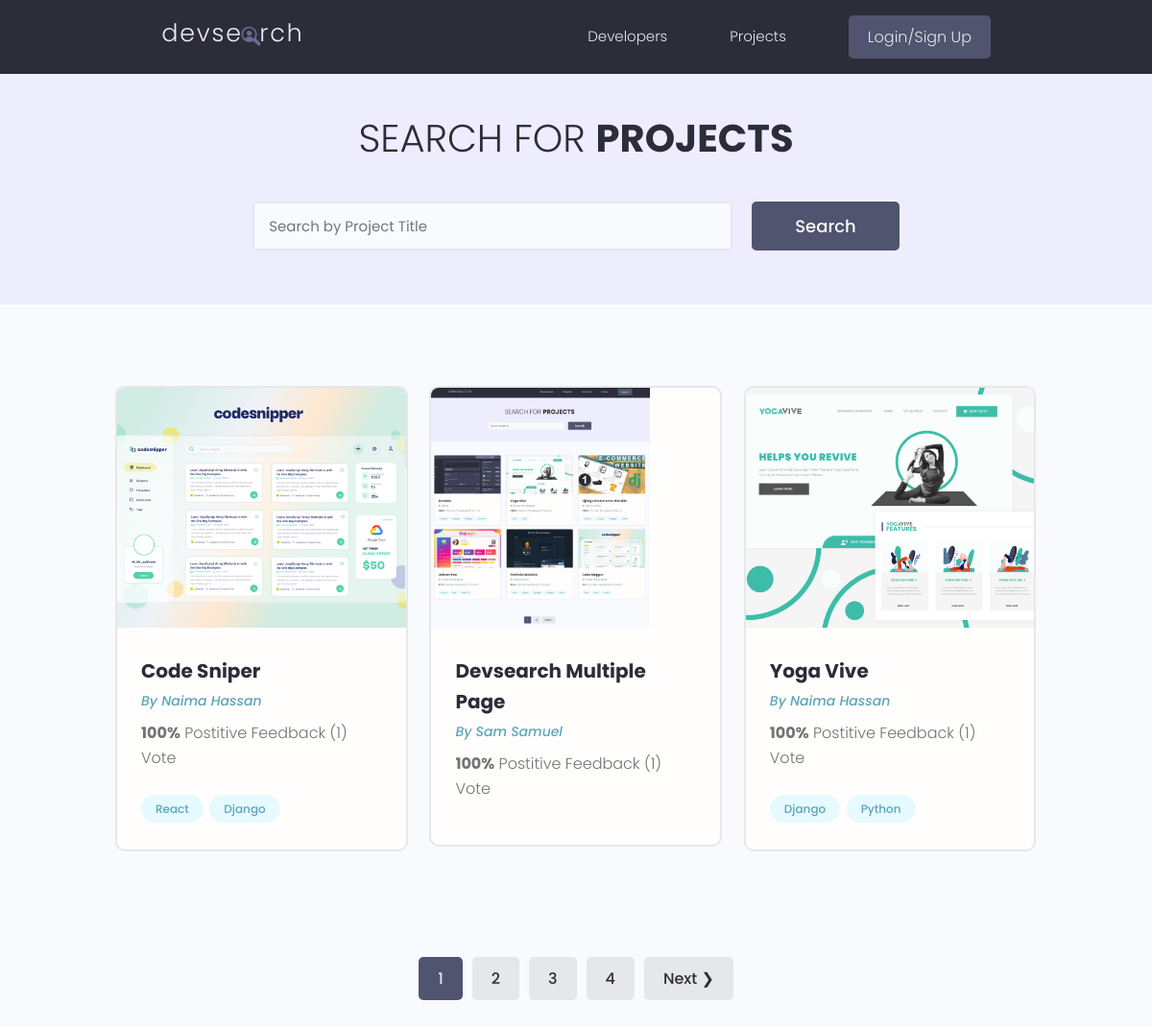
/projects/, run on the app's committed database.
### projects/models.py (models this page shows, shortened)
class Projects(models.Model):
  owner          = models.ForeignKey(Profile, null=True, blank=True, on_delete=models.SET_NULL)
  title          = models.CharField(max_length=200)
  description    = models.TextField(null=True, blank=True)
  featured_image = models.ImageField(null=True, blank=True, default="default.jpg")
  demo_link      = models.CharField(max_length=2000,null=True, blank=True)
  source_link    = models.CharField(max_length=2000,null=True, blank=True)
  tags           = models.ManyToManyField(Tag, blank=True)
  vote_total     = models.IntegerField(default=0,null=True, blank=True)
  vote_ratio     = models.IntegerField(default=0,null=True, blank=True)
  created_at     = models.DateTimeField(auto_now_add=True)
  id             = models.UUIDField(default = uuid.uuid4, unique=True, primary_key=True, editable=False)
  class Meta:
   ordering = ['-vote_ratio','-vote_total', 'title']

class Tag(models.Model):
  name = models.CharField(max_length=200)
  created_at = models.DateTimeField(auto_now_add=True)
  id = models.UUIDField(default = uuid.uuid4, unique=True, primary_key=True, editable=False)
  def __str__(self):
   return self.name

### users/models.py (models this page shows, shortened)
class Profile(models.Model):
   user = models.OneToOneField(User, on_delete = models.CASCADE, null=True, blank=True)
   name = models.CharField(max_length=200, null=True, blank=True)
   email = models.EmailField(max_length=500, blank=True,null=True)
   username = models.CharField(max_length=200, null=True, blank=True)
   location = models.CharField(max_length=200, null=True, blank=True)
   short_intro=models.CharField(max_length=200, null=True, blank=True)
   bio = models.TextField(null=True, blank=True)
   profile_image = models.ImageField(null=True, blank=True, upload_to='profiles/', default='profiles/user-default.png')
   social_github = models.CharField(max_length=200, null=True, blank=True)
   social_twitter = models.CharField(max_length=200, null=True, blank=True)
   social_linkedin = models.CharField(max_length=200, null=True, blank=True)
   social_youtube = models.CharField(max_length=200, null=True, blank=True)
   social_website = models.CharField(max_length=200, null=True, blank=True)
   created_at = models.DateTimeField(auto_now_add=True)
   id = models.UUIDField(default = uuid.uuid4, unique=True, primary_key=True, editable=False)

### projects/views.py (the view)
# urls.py: path('projects/', include('projects.urls')),
def projects(request):
  projects, search_query = searchProjects(request)
  custom_range, projects = paginateProjects(request, projects, 6)
  context = { 'projects': projects, 'search_query': search_query,  'custom_range': custom_range}
  return render(request,'projects/projects.html', context)

### projects/utils.py (called while the page is built)
def paginateProjects(request, projects, results):
   page = request.GET.get('page')
   results = 3
   paginator = Paginator(projects, results)
   try:
      projects = paginator.page(page)
   except PageNotAnInteger:
      page = 1
      projects = paginator.page(page)
   except EmptyPage:
      page = paginator.num_pages
      projects = paginator.page(page)
   leftIndex = (int(page) -4)
   if leftIndex < 1:
      leftIndex = 1
   rightIndex = (int(page) + 5)
   if rightIndex > paginator.num_pages:
      rightIndex = paginator.num_pages+1
   custom_range = range(leftIndex, rightIndex)
   return custom_range, projects

def searchProjects(request):
   search_query = ''
   if request.GET.get('search_query'):
        search_query = request.GET.get('search_query')
   tags = Tag.objects.filter(name__icontains=search_query)
   projects = Projects.objects.distinct().filter(
      Q(title__icontains=search_query)|
      Q(description__icontains=search_query)|
      Q(owner__name__icontains=search_query)|
      Q(tags__in=tags)
    )
   return projects, search_query

### projects/templates/projects/projects.html (shortened to what this page needs)
{% extends 'main.html' %}
{% block content %}
<main class="projects">
  <section class="hero-section text-center">
    <div class="container container--narrow">
      <div class="hero-section__box">
        <h2>Search for <span>Projects</span></h2>
      </div>
      <div class="hero-section__search">
        <form id="searchForm" class="form" action="{% url 'projects' %}" method="get">
          <div class="form__field">
            <input class="input input--text" id="formInput#search" type="text" name="search_query"
              placeholder="Search by Project Title" value="{{search_query}}" />
          </div>
          <input class="btn btn--sub btn--lg" type="submit" value="Search" />
        </form>
      </div>
    </div>
  </section>
  <section class="projectsList">
    <div class="container">
      <div class="grid grid--three">
        {% for project in projects %}
        <div class="column">
          <div class="card project">
            <a href="{% url 'project' project.id %}" class="project">
              <img class="project__thumbnail" src="{{project.featured_image.url}}" alt="project thumbnail" />
              <div class="card__body">
                <h3 class="project__title">{{ project.title }}</h3>
                <p><a class="project__author" href="{% url 'user-profile' project.owner.id %}" target="_blank">By
                    {{project.owner.name}}</a>
                </p>
                <p class="project--rating">
                  <span style="font-weight: bold;">{{ project.vote_ratio }}%</span> Postitive
                  Feedback ({{ project.vote_total }}) Vote{{ project.vote_total|pluralize:"s" }}
                </p>
                <div class="project__tags">
                  {% for tag in project.tags.all %}
                  <span class="tag tag--pill tag--main">
                    <small>{{tag}}</small>
                  </span>
                  {% endfor %}
                </div>
              </div>
            </a>
          </div>
        </div>
        {% endfor %}
      </div>
    </div>
  </section>
  {% include 'pagination.html' with queryset=projects custom_range=custom_range %}
</main>
{% endblock content %}

### static/styles/app.css (style rules this page uses)
:root { --color-sub: #2d2d39; }
.btn--sub { background-color: var(--color-sub-light); }
.card { border: 2px solid var(--color-light); }
img { width: 100%; }
.hero-section { height: 40vh; display: flex; align-items: center; background-color: var(--color-sub); }
.hero-section__box { margin-bottom: 4rem; }
.hero-section__box > h2, .hero-section__box > h2 > span { font-size: 4rem; color: var(--color-light); line-height: 1.3; text-transform: uppercase; }
.hero-section__box > h2 { font-weight: 300; }
.hero-section__box > h2 > span { font-weight: 700; }
.hero-section__search > .form { display: flex; align-items: center; justify-content: center; gap: 2rem; }
.hero-section__search > .form input.input--text { width: 50rem; }
.project__author { font-size: 1.4rem; font-style: italic; }
.project--rating { margin-bottom: 1.6em; margin-top: .5em; }
.projects > .hero-section { background: var(--color-sub-lighter); height: 30vh; }
.projects .hero-section__box { margin-bottom: 2.5rem; }
.projects .hero-section__box > h2 { color: var(--color-sub); }
.projects .hero-section__box > h2 > span { font-weight: 700; color: var(--color-sub); }
.projectsList { margin-top: 8rem; }
.project__thumbnail { height: 25rem; object-fit: cover; object-position: top center; }
.project__title { font-size: 2rem; font-weight: 700; color: var(--color-sub); }

### static/uikit/styles/modules/_variables.css (style rules this page uses)
:root { --color-main: #5aa5b9; --color-main-light: #e6faff; --color-sub: #3f4156; --color-sub-light: #51546e; --color-sub-lighter: #ededfd; --color-text: #737373; --color-gray: #8b8b8b; --color-light: #e5e7eb; --color-light-gray: #767676; --color-bg: #f8fafd; --color-white: #fffefd; --color-white-light: #f3f3f3; --color-success: #359e64; --color-success-bg: #def8e8; --color-error: #fc4b0b; --color-error-bg: #fff2ee; --font-base: 'Poppins', arial, helvetica, 'Segoe UI', roboto, ubuntu, sans-serif; --font-monospace: 'Fira Code', 'Courier New', courier, monospace; --font-regular: 300; --font-medium: 500; --font-bold: 700; --generic-shadow: 1px 1px 5px #00000010; --generic-transition: all 0.3s ease-in-out; }

### static/uikit/styles/modules/_base.css (style rules this page uses)
* { margin: 0; padding: 0; box-sizing: border-box; text-rendering: optimizeLegibility; color: inherit; font-size: inherit; }
html { font-size: 50%; }
@media only screen and (min-width: 480px) { html { font-size: 56.25%; } }
@media only screen and (min-width: 1200px) { html { font-size: 62.5%; } }
body { line-height: 1.6; font-weight: 400; font-size: 1.5rem; color: var(--color-text); background-color: var(--color-bg); min-height: 100vh; }

### static/uikit/styles/modules/_typography.css (style rules this page uses)
* { font-family: var(--font-base); }
h2 { font-size: 3.6rem; font-weight: var(--font-bold); }
h3 { font-size: 3.2rem; font-weight: var(--font-medium); }
p, span, strong { font-size: 1.6rem; color: var(--color-text); font-weight: var(--font-regular); }
a { padding-bottom: 2px; text-decoration: none; display: inline-block; color: var(--color-main); font-weight: var(--font-medium); }

### static/uikit/styles/modules/_utilities.css (style rules this page uses)
.container { width: 92%; max-width: 165rem; margin: 0 auto; box-sizing: border-box; }
.container--narrow { width: 92%; max-width: 120rem; }
@media screen and (min-width: 1000px) { .container { width: 90%; } }
@media screen and (min-width: 1000px) { .container--narrow { width: 85%; } }
@media screen and (min-width: 1200px) { .container { width: 80%; } }
@media screen and (min-width: 1200px) { .container--narrow { width: 72%; } }
.text-center { text-align: center; }

### static/uikit/styles/modules/_button.css (style rules this page uses)
.btn { display: inline-block; position: relative; cursor: pointer; background-color: var(--color-light); font-weight: var(--font-medium); color: var(--color-sub); text-decoration: none; padding: 1rem 2rem; border-radius: 0.5rem; border: none; width: -webkit-fit-content; width: -moz-fit-content; width: fit-content; height: -webkit-fit-content; height: -moz-fit-content; height: fit-content; font-size: 1.6rem; outline-width: 0; outline-color: transparent; -webkit-backface-visibility: hidden; backface-visibility: hidden; transition: all 0.3s ease-in-out; }
.btn--sub { background-color: var(--color-sub); color: var(--color-white); }
.btn--lg { font-size: 1.8rem; padding: 1.2rem 4.5rem; }

### static/uikit/styles/modules/_card.css (style rules this page uses)
.card { border-radius: 1rem; background-color: var(--color-white); border: 1.5px solid var(--color-light); width: auto; height: auto; margin-top: 0.5rem; margin-bottom: 0.5rem; overflow: hidden; }
.card__body, .card__header { padding: 2rem 2.5rem; }

### data on the page
Projects: featured_image (picture), title "Code Sniper", owner.name "Naima Hassan", vote_ratio "100", vote_total "1"
Tag: name "React"
Tag: name "Django"
Projects: featured_image (picture), title "Devsearch Multiple Page", owner.name "Sam Samuel", vote_ratio "100", vote_total "1"
Projects: featured_image (picture), title "Yoga Vive", owner.name "Naima Hassan", vote_ratio "100", vote_total "1"
Tag: name "Python"

### other printed values
{{ page }} "1"
{{ page }} "2" "3" "4"
